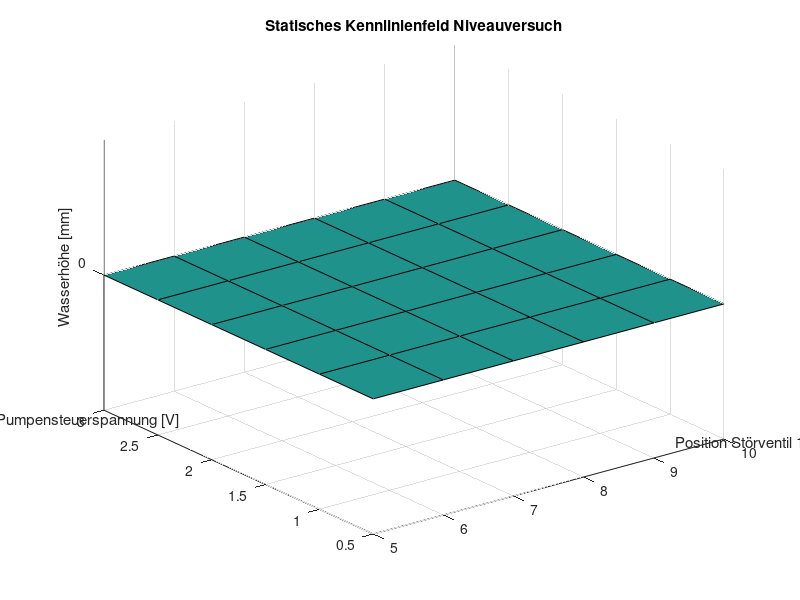

Source code (MATLAB):
%Hochschule Luzern T&A
%Markus Birrer
%Modul LRS
%Mai 2023

clc; clear all; close all;


%Measuring Results

yaxis = [0.5 1 1.5 2 2.5 3]; %Pumpensteuerspannung [V]

%Tragen Sie in die unstehende Matrix die Füllhöhen ein
       xaxis = [5   6   7   8   9  10]; %Ventilstellung
	           %-----------------------
Waterlevel =   [0,  0,  0,  0,  0,  0;  %0.5V
                0,  0,  0,  0,  0,  0;  %1V
                0,  0,  0,  0,  0,  0;  %1.5V
                0,  0,  0,  0,  0,  0;  %2V
                0,  0,  0,  0,  0,  0;  %2.5V
                0,  0,  0,  0,  0,  0]  %3V

zaxis = [0 50 100 150 200 250 300 350 400]; %Füllhöhe mm

[a,b] = meshgrid(xaxis,yaxis);

figure(1)
surf(a,b,Waterlevel);
grid on;


title('Statisches Kennlinienfeld Niveauversuch');

xticks(xaxis);
yticks(yaxis);
zticks(zaxis);

xlabel('Position Störventil 1','Position', [7 -1]);
ylabel('Pumpensteuerspannung [V]','Position', [3 1]);
zlabel('Wasserhöhe [mm]');

